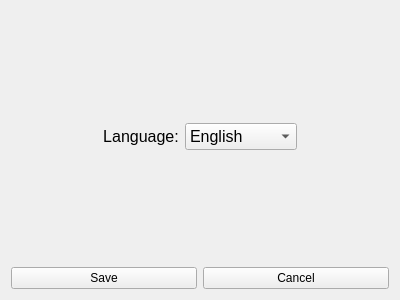
<?xml version="1.0" encoding="UTF-8"?>
<ui version="4.0">
 <class>Settings</class>
 <widget class="QWidget" name="Settings">
  <property name="windowModality">
   <enum>Qt::ApplicationModal</enum>
  </property>
  <property name="geometry">
   <rect>
    <x>0</x>
    <y>0</y>
    <width>400</width>
    <height>300</height>
   </rect>
  </property>
  <property name="windowTitle">
   <string>Settings</string>
  </property>
  <layout class="QVBoxLayout" name="verticalLayout">
   <item>
    <spacer name="UpperVSpacer">
     <property name="orientation">
      <enum>Qt::Vertical</enum>
     </property>
     <property name="sizeHint" stdset="0">
      <size>
       <width>20</width>
       <height>40</height>
      </size>
     </property>
    </spacer>
   </item>
   <item>
    <layout class="QHBoxLayout" name="ChangeLanguageHLayout">
     <item>
      <spacer name="LanguageLeftHSpacer">
       <property name="orientation">
        <enum>Qt::Horizontal</enum>
       </property>
       <property name="sizeHint" stdset="0">
        <size>
         <width>40</width>
         <height>20</height>
        </size>
       </property>
      </spacer>
     </item>
     <item>
      <widget class="QLabel" name="ChangeLanguageLabel">
       <property name="text">
        <string>&lt;html&gt;&lt;head/&gt;&lt;body&gt;&lt;p align=&quot;center&quot;&gt;&lt;span style=&quot; font-size:12pt;&quot;&gt;Language:&lt;/span&gt;&lt;/p&gt;&lt;/body&gt;&lt;/html&gt;</string>
       </property>
      </widget>
     </item>
     <item>
      <widget class="QComboBox" name="LangugesComboBox">
       <property name="minimumSize">
        <size>
         <width>112</width>
         <height>0</height>
        </size>
       </property>
       <property name="font">
        <font>
         <pointsize>12</pointsize>
         <weight>50</weight>
         <italic>false</italic>
         <bold>false</bold>
        </font>
       </property>
       <item>
        <property name="text">
         <string>English</string>
        </property>
       </item>
       <item>
        <property name="text">
         <string>Russian</string>
        </property>
       </item>
      </widget>
     </item>
     <item>
      <spacer name="LanguageRightHSpacer">
       <property name="orientation">
        <enum>Qt::Horizontal</enum>
       </property>
       <property name="sizeHint" stdset="0">
        <size>
         <width>40</width>
         <height>20</height>
        </size>
       </property>
      </spacer>
     </item>
    </layout>
   </item>
   <item>
    <spacer name="BottomVSpacer">
     <property name="orientation">
      <enum>Qt::Vertical</enum>
     </property>
     <property name="sizeHint" stdset="0">
      <size>
       <width>20</width>
       <height>40</height>
      </size>
     </property>
    </spacer>
   </item>
   <item>
    <layout class="QHBoxLayout" name="SaveCancelBottomHLayout">
     <item>
      <widget class="QPushButton" name="SavePushButton">
       <property name="text">
        <string>Save</string>
       </property>
      </widget>
     </item>
     <item>
      <widget class="QPushButton" name="CancelPushButton">
       <property name="text">
        <string>Cancel</string>
       </property>
      </widget>
     </item>
    </layout>
   </item>
  </layout>
 </widget>
 <resources/>
 <connections/>
</ui>
